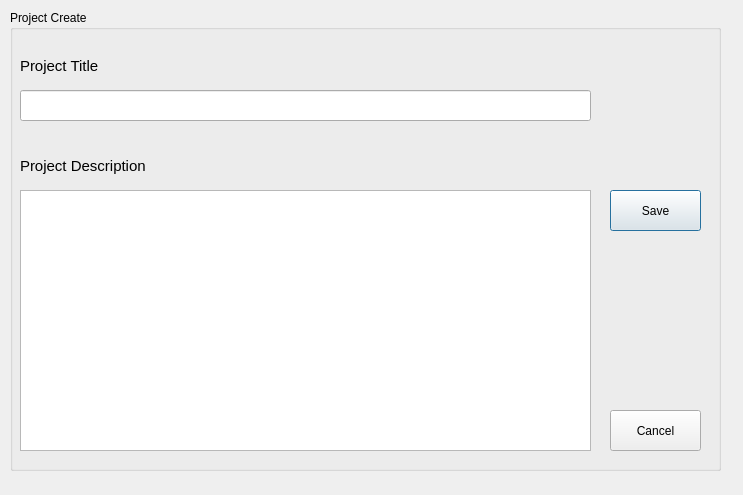
<?xml version="1.0" encoding="UTF-8"?>
<ui version="4.0">
 <class>ProjectCreateWindow</class>
 <widget class="QDialog" name="ProjectCreateWindow">
  <property name="geometry">
   <rect>
    <x>0</x>
    <y>0</y>
    <width>743</width>
    <height>495</height>
   </rect>
  </property>
  <property name="windowTitle">
   <string>Dialog</string>
  </property>
  <widget class="QGroupBox" name="proj_create_group_box">
   <property name="geometry">
    <rect>
     <x>10</x>
     <y>10</y>
     <width>711</width>
     <height>461</height>
    </rect>
   </property>
   <property name="title">
    <string>Project Create</string>
   </property>
   <widget class="QLineEdit" name="proj_create_title_line_label">
    <property name="geometry">
     <rect>
      <x>10</x>
      <y>80</y>
      <width>571</width>
      <height>31</height>
     </rect>
    </property>
   </widget>
   <widget class="QLabel" name="proj_create_title_label">
    <property name="geometry">
     <rect>
      <x>10</x>
      <y>40</y>
      <width>261</width>
      <height>31</height>
     </rect>
    </property>
    <property name="font">
     <font>
      <pointsize>11</pointsize>
     </font>
    </property>
    <property name="text">
     <string>Project Title</string>
    </property>
   </widget>
   <widget class="QLabel" name="proj_create_description_label">
    <property name="geometry">
     <rect>
      <x>10</x>
      <y>140</y>
      <width>261</width>
      <height>31</height>
     </rect>
    </property>
    <property name="font">
     <font>
      <pointsize>11</pointsize>
     </font>
    </property>
    <property name="text">
     <string>Project Description</string>
    </property>
   </widget>
   <widget class="QTextEdit" name="proj_create_description_text_edit">
    <property name="geometry">
     <rect>
      <x>10</x>
      <y>180</y>
      <width>571</width>
      <height>261</height>
     </rect>
    </property>
   </widget>
   <widget class="QPushButton" name="proj_create_save_push_button">
    <property name="geometry">
     <rect>
      <x>600</x>
      <y>180</y>
      <width>91</width>
      <height>41</height>
     </rect>
    </property>
    <property name="text">
     <string>Save</string>
    </property>
   </widget>
   <widget class="QPushButton" name="proj_create_cancel_push_button">
    <property name="geometry">
     <rect>
      <x>600</x>
      <y>400</y>
      <width>91</width>
      <height>41</height>
     </rect>
    </property>
    <property name="text">
     <string>Cancel</string>
    </property>
   </widget>
  </widget>
 </widget>
 <resources/>
 <connections/>
</ui>
